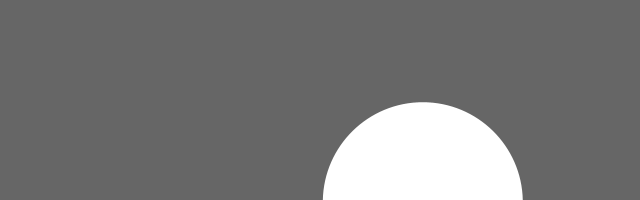
Frame 1 (no input)
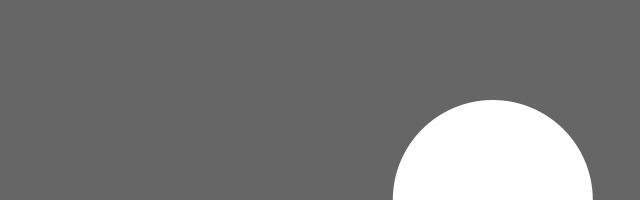
Frame 60 (the mouse pressed at the canvas centre just before this capture)
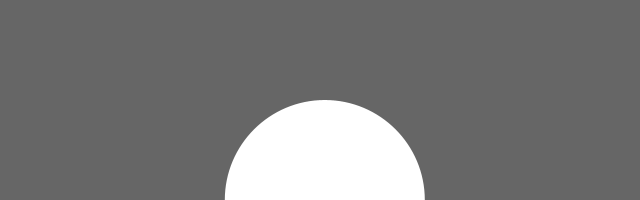
Frame 120 (the mouse held since frame 60 and released just before this capture)

The Processing sketch that drew these frames (run headless with seeded random() and noise(); from frame 60 on, the mouse is pressed at the canvas centre):

// Processing sketch: processing_37586
// ── processing_37586.pde

int size = 200;       // Width of the shape
float xpos, ypos;    // Starting position of shape    

float xspeed = 2.8;  // Speed of the shape
float yspeed = 2.2;  // Speed of the shape

int xdirection = 1;  // Left or Right
int ydirection = 1;  // Top to Bottom


void setup() 
{
  size(640, 200);
  noStroke();
  frameRate(30);
  smooth();
  // Set the starting position of the shape
  xpos = width/2;
  ypos = height/2;
}

void draw() 
{
  background(102);
  
  // Update the position of the shape
  xpos = xpos + ( xspeed * xdirection );
  ypos = ypos + ( yspeed * ydirection );
  
  // Test to see if the shape exceeds the boundaries of the screen
  // If it does, reverse its direction by multiplying by -1
  if (xpos > width-size || xpos < 0) {
    xdirection *= -1;
  }
  if (ypos > height-size || ypos < 0) {
    ydirection *= -1;
  }

  // Draw the shape
  ellipse(xpos+size/2, ypos+size/2, size, size);
}
